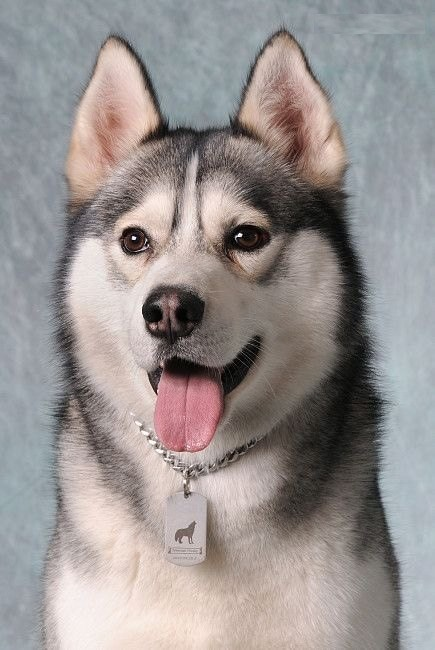
%> input picture 数字图像处理基础/第一次上机实验/第一次上机实验/1.jpg, 435 x 650 px
$ octave m0_experiment1_2.m   (GNU Octave 9; MATLAB toolbox functions it lacks are replaced by stand-ins)
%> lines starting %> are read from the running program, lines starting %| are printed output that depends on the picture; in (x1, y1, x2, y2) boxes, pixels count from 0 and x2, y2 are one past the last pixel; in counts of white or black regions, pixels touching at a corner belong together; the program's own positions count from 1
% 将1.jpg图像进行二值化处理。
% 读取图像
img = imread('G:\SCHOOL\500 计算机科学与技术 专选课\200 数字图像处理基础\第一次上机实验\第一次上机实验\1.jpg');
%> img is the input picture: size 650x435x3 uint8; mean R, G, B 152.1, 146.2, 145.1

% 将图像转换为灰度图像
img_gray = rgb2gray(img);
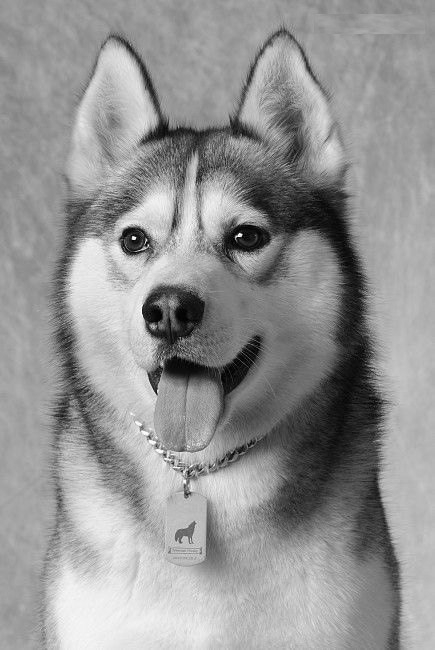
%> img_gray: size 650x435 uint8; min 0, max 254, mean 147.9

% 设置阈值
threshold = 128;

% 将灰度图像转换为二值图像
img_bw = img_gray > threshold;
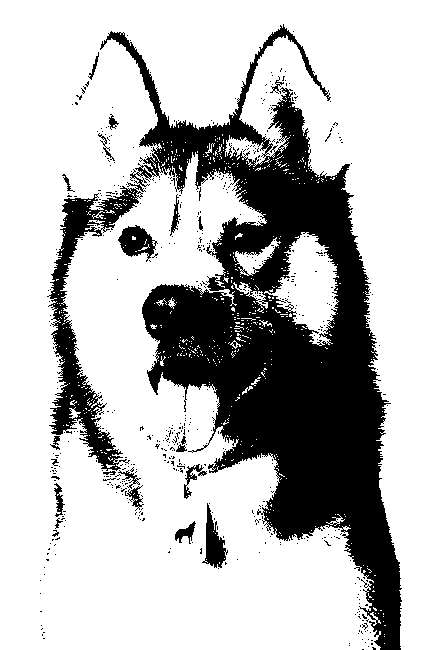
%> img_bw: size 650x435 logical; 73.8% white; 560 black regions (538 under 20 px), largest, box (x1, y1, x2, y2) and area: (47, 24, 402, 650) 69717, (118, 225, 158, 262) 789, (202, 503, 228, 568) 751

% 显示结果
imshow(img_bw);
